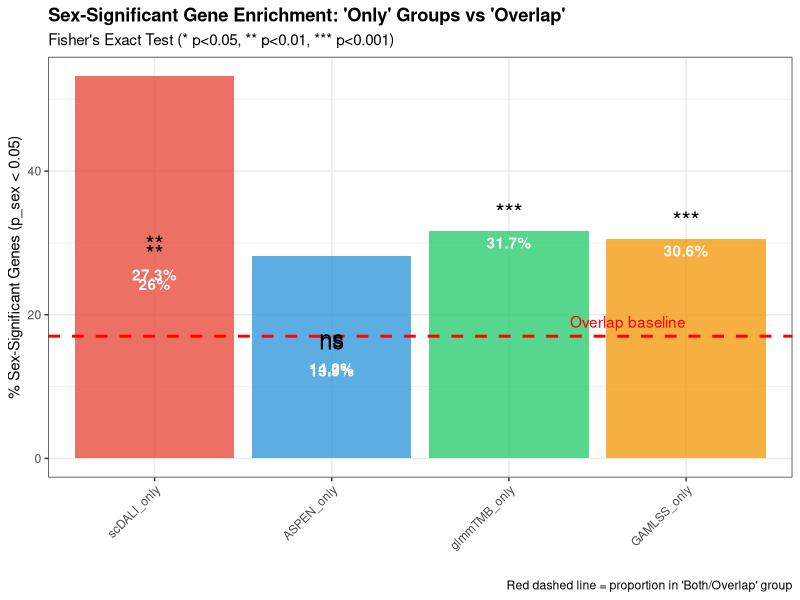

Generate this figure with R:
library(ggplot2)
library(dplyr)

# Load results
results <- read.csv("results/analysis/sex_enrichment_only_vs_overlap.csv")

# Create visualization
results$Group <- factor(results$only_group, 
                       levels = c("scDALI_only", "ASPEN_only", "glmmTMB_only", "GAMLSS_only"))

# Add significance markers
results$significance <- ifelse(results$p_value < 0.001, "***",
                              ifelse(results$p_value < 0.01, "**",
                                    ifelse(results$p_value < 0.05, "*", "ns")))

# Plot
p <- ggplot(results, aes(x = Group, y = prop_only_sexsig * 100, fill = Group)) +
  geom_bar(stat = "identity", alpha = 0.8) +
  geom_hline(yintercept = results$prop_overlap_sexsig[1] * 100, 
             linetype = "dashed", color = "red", size = 1) +
  geom_text(aes(label = significance), vjust = -0.5, size = 6) +
  geom_text(aes(label = paste0(round(prop_only_sexsig * 100, 1), "%")), 
            vjust = 1.5, color = "white", fontface = "bold") +
  annotate("text", x = 4, y = results$prop_overlap_sexsig[1] * 100 + 2, 
           label = "Overlap baseline", color = "red", hjust = 1) +
  labs(title = "Sex-Significant Gene Enrichment: 'Only' Groups vs 'Overlap'",
       subtitle = "Fisher's Exact Test (* p<0.05, ** p<0.01, *** p<0.001)",
       x = "", y = "% Sex-Significant Genes (p_sex < 0.05)",
       caption = "Red dashed line = proportion in 'Both/Overlap' group") +
  theme_bw() +
  theme(axis.text.x = element_text(angle = 45, hjust = 1),
        legend.position = "none",
        plot.title = element_text(face = "bold")) +
  scale_fill_manual(values = c("scDALI_only" = "#E74C3C", 
                                "ASPEN_only" = "#3498DB",
                                "glmmTMB_only" = "#2ECC71",
                                "GAMLSS_only" = "#F39C12"))

ggsave("results/analysis/sex_enrichment_barplot.png", p, width = 10, height = 6)
message("Saved: results/analysis/sex_enrichment_barplot.png")
